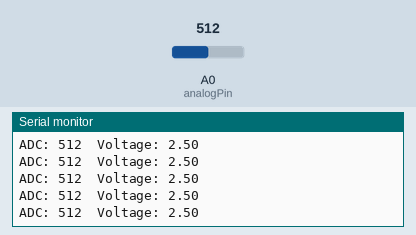
Bench run of a sketch on a simulated Arduino Uno, built with avr-gcc and run on an emulated ATmega328P. Parts: the last lines printed to the serial monitor. Inputs (shaded band) come from the test bench; at power-on: A0 (analogPin) = 512.

Above: at 1.2 s.
1.3 s: A0 (analogPin) set to 716
At 1.42 s:
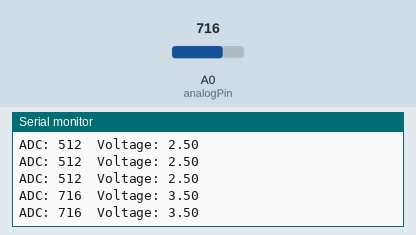
2.8 s: A0 (analogPin) set to 900
At 2.83 s:
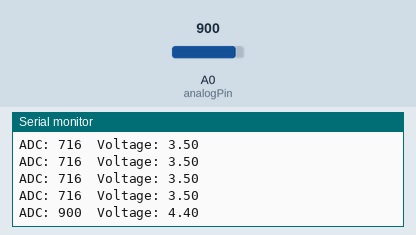
Timing chart, 0 to 5.8 s (numbered marks = the images above; inputs shaded):
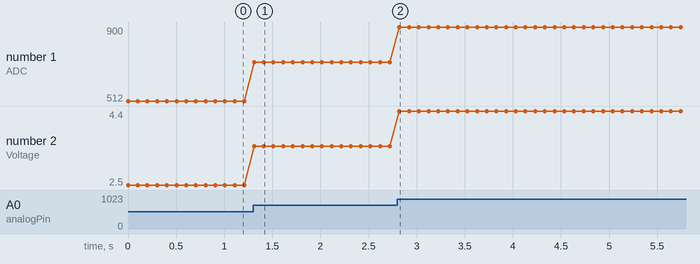

Measured:
- after the input at 1.3 s, the serial monitor: prints a new line at once (image 1)
- after the input at 2.8 s, the serial monitor: prints a new line at once (image 2)
- plotted number 1: 512 → 716 after the input at 1.3 s, 716 → 900 after the input at 2.8 s
- plotted number 2: 2.5 → 3.5 after the input at 1.3 s, 3.5 → 4.4 after the input at 2.8 s

The sketch:

zad4.ino
```cpp
const int analogPin = A0;

void setup() {
  Serial.begin(9600);
}

void loop() {
  int sensorValue = analogRead(analogPin);
  float voltage = sensorValue * (5.0 / 1023.0);

  Serial.print("ADC: ");
  Serial.print(sensorValue);
  Serial.print("\tVoltage: ");
  Serial.println(voltage);

  delay(100);
}
```
